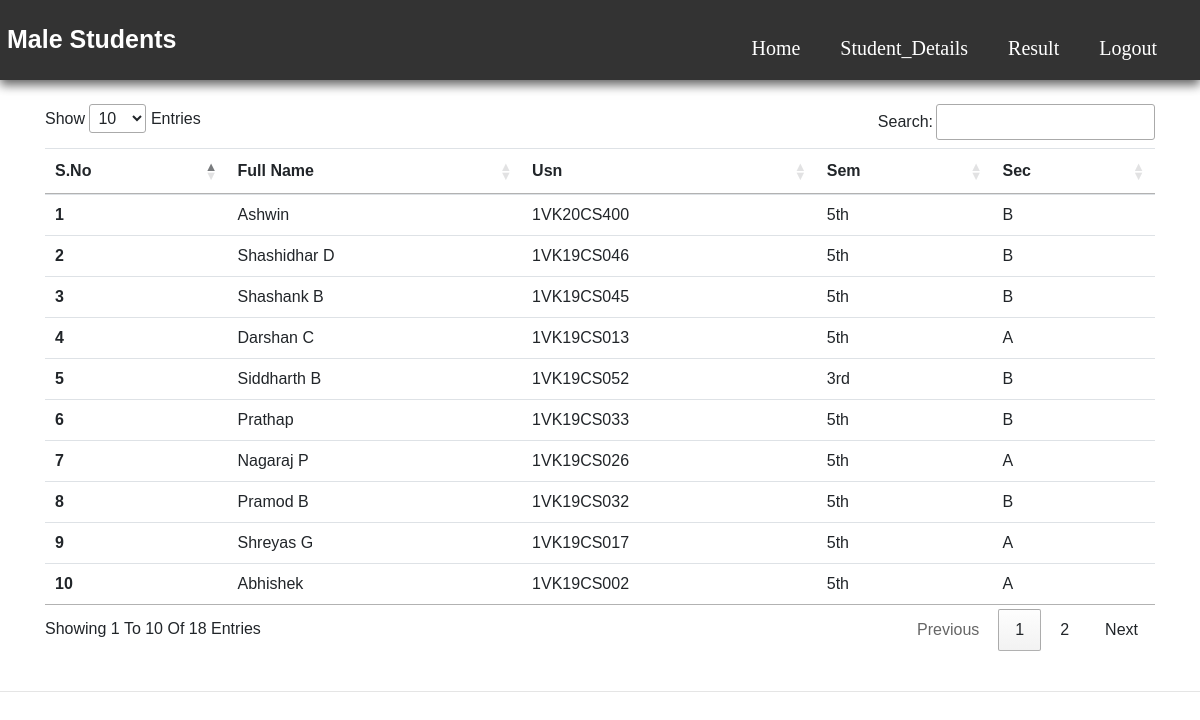
Screenshot of /malestu.php with the database file from the repository.
### tables this page shows
CREATE TABLE `sdetails` (
  `sno` int(11) NOT NULL,
  `fname` varchar(50) NOT NULL,
  `email` varchar(50) NOT NULL,
  `number` varchar(10) NOT NULL,
  `address` varchar(50) NOT NULL,
  `usn` varchar(10) NOT NULL,
  `password` varchar(20) NOT NULL,
  `sem` varchar(10) NOT NULL,
  `sec` varchar(10) NOT NULL,
  `gender` varchar(10) NOT NULL,
  `timestamp` datetime NOT NULL DEFAULT CURRENT_TIMESTAMP
);

### malestu.php (the view, shortened to what this page needs)
<?php
$servername = "localhost";
$username = "root";
$password = "";
$database = "my";
$conn = mysqli_connect($servername, $username, $password, $database);
?>
<!doctype html>
<html lang="en">
<head>
    <link rel="stylesheet" href="https://stackpath.bootstrapcdn.com/bootstrap/4.4.1/css/bootstrap.min.css"
>
    <link rel="stylesheet" href="//cdn.datatables.net/1.10.20/css/jquery.dataTables.min.css">
    <link rel="stylesheet" href="../Styles/insertall.css">
</head>
<body>
    <header>
        <a href="malestu.php" class="srms"><span>Male Students</span></a>
        <nav class="navbar">
            <ul>
                <li><a href="faculty_db.php">Home</a></li>
                <li><a href="sview.php">Student_Details</a>
                </li>
                <li><a href="addresult.php">Result</a>
                </li>
                <li class="nav-item1">
                    <a class="nav-link" href="logout.php">Logout</a>
                </li>
            </ul>
        </nav>
    </header>
    <div class="container my-4">
        <table class="table" id="myTable">
            <thead>
                <tr>
                    <th scope="col">S.No</th>
                    <th scope="col">Full name</th>
                    <th scope="col">Usn</th>
                    <th scope="col">Sem</th>
                    <th scope="col">Sec</th>
                </tr>
            </thead>
            <tbody>
                <?php
                $sql = "SELECT * from sdetails where gender='male'";
          $result = mysqli_query($conn, $sql);
          $sno = 0;
          while($row = mysqli_fetch_assoc($result)){
            $sno = $sno + 1;
            echo "<tr>
            <th scope='row'>". $sno . "</th>
            <td>". $row['fname'] . "</td>
            <td>". $row['usn'] . "</td>
            <td>". $row['sem'] . "</td>
            <td>". $row['sec'] . "</td>
          </tr>";
        }
          ?>
            </tbody>
        </table>
    </div>
    <hr>
</body>
</html>

### insertall.css (style rules this page uses)
* { margin: 0; padding: 0; box-sizing: border-box; font-family: Arial, Helvetica, sans-serif; text-transform: capitalize; text-decoration: none; }
body { min-height: 100vh; background: rgb(255, 255, 255); display: flex; flex-direction: column; }
header { top: 0; left: 0; right: 0; background: #333; box-shadow: 0 5px 10px rgba(0, 0, 0, 0.61); padding: 5px 7px; display: flex; align-items: center; justify-content: space-between; z-index: 1000; }
header .srms { font-family: Georgia, serif; font-weight: bolder; font-size: 25px; float: left; color: white; }
header .navbar { max-height: 70px; }
header .navbar ul { list-style: none; }
header .navbar ul li { position: relative; float: left; }
header .navbar ul li a { font-size: 20px; padding: 10px; margin: 10px; font-family: Georgia, serif; color: #fff; display: block; }

### rows the page displays
sdetails: fname "Ashwin", usn "1VK20CS400", sem "5th", sec "B"
sdetails: fname "Shashidhar D", usn "1VK19CS046", sem "5th", sec "B"
sdetails: fname "Shashank B", usn "1VK19CS045", sem "5th", sec "B"
sdetails: fname "Darshan C", usn "1VK19CS013", sem "5th", sec "A"
sdetails: fname "Siddharth B", usn "1VK19CS052", sem "3rd", sec "B"
sdetails: fname "Prathap", usn "1VK19CS033", sem "5th", sec "B"
sdetails: fname "Nagaraj P", usn "1VK19CS026", sem "5th", sec "A"
sdetails: fname "Pramod B", usn "1VK19CS032", sem "5th", sec "B"
sdetails: fname "Shreyas G", usn "1VK19CS017", sem "5th", sec "A"
sdetails: fname "Abhishek", usn "1VK19CS002", sem "5th", sec "A"
